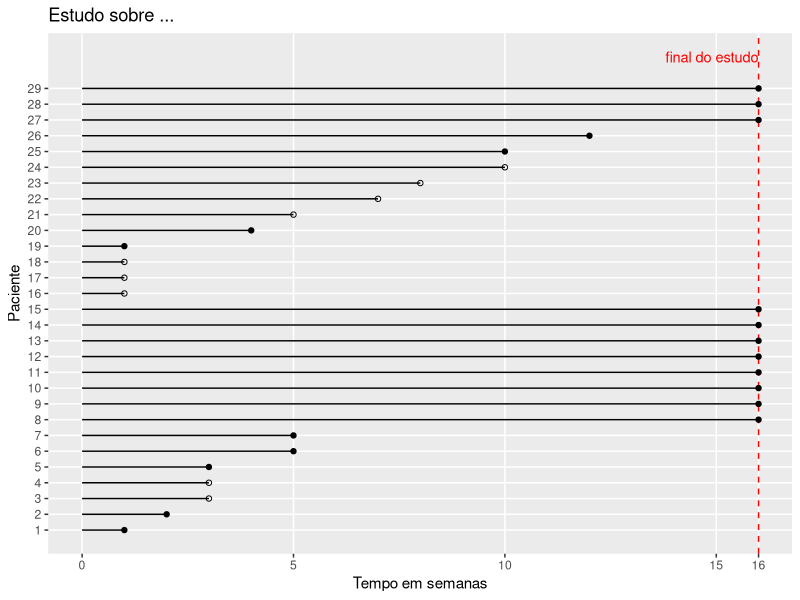
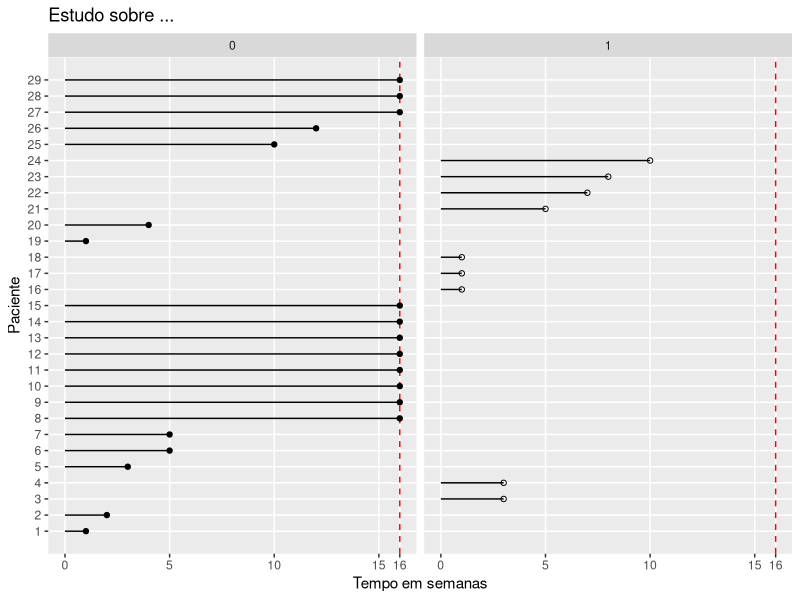

These figures' R source, in order:
#apago o tem antes
rm(list = ls())



Paciente <- c(1,2,3,4,5,6,7,8,9,10,11,12,13,14,15,16,17,18,19,20,21,22,23,24,25,26,27,28,29)
tempos <-c(1,2,3,3,3,5,5,16,16,16,16,16,16,16,16,1,1,1,1,4,5,7,8,10,10,12,16,16,16)
censura <- c(0,0,1,1,0,0,0,0,0,0,0,0,0,0,0,1,1,1,0,0,1,1,1,1,0,0,0,0,0)
tratamento <- c ("Controle","Controle","Controle","Controle","Controle","Controle","Controle","Controle","Controle","Controle","Controle","Controle","Controle","Controle","Controle","Esteroide","Esteroide","Esteroide","Esteroide","Esteroide","Esteroide","Esteroide","Esteroide","Esteroide","Esteroide","Esteroide","Esteroide","Esteroide","Esteroide")

#crio o dataframe
Dados_Hepatite <- data.frame(Paciente, tempos, censura, tratamento)

#faço a inspeção visual primária
head(Dados_Hepatite)

library(tidyverse)
ggplot(Dados_Hepatite)+
  geom_hline(yintercept = 16, linetype="dashed", color = "red")+
  geom_linerange(aes(x = Paciente, ymin = 0, ymax = tempos))+
  geom_point(aes(x = Paciente, y = tempos),shape = if_else(censura==0,19,1))+
  scale_x_continuous(breaks = seq(min(Paciente), max(Paciente),1))+
  scale_y_continuous(breaks = c(0,5,10,15,16))+
  annotate("text", x = 31, y = 13.8,
           hjust = 0, color = "red",
           size = 3.7,
           label = "final do estudo") +
  coord_flip()+
  theme(panel.grid.minor.x = element_blank(),
        panel.grid.minor.y = element_blank())+
  labs(x="Paciente",y="Tempo em semanas", title = "Estudo sobre ...")


ggplot(Dados_Hepatite)+
  geom_hline(yintercept = 16, linetype="dashed", color = "red")+
  geom_linerange(aes(x = Paciente, ymin = 0, ymax = tempos))+
  geom_point(aes(x = Paciente, y = tempos),shape = if_else(censura==0,19,1))+
  scale_x_continuous(breaks = seq(min(Paciente), max(Paciente),1))+
  scale_y_continuous(breaks = c(0,5,10,15,16))+
  coord_flip()+facet_wrap(~ censura)+
  theme(panel.grid.minor.x = element_blank(),
        panel.grid.minor.y = element_blank())+
  labs(x="Paciente",y="Tempo em semanas", title = "Estudo sobre ...")
